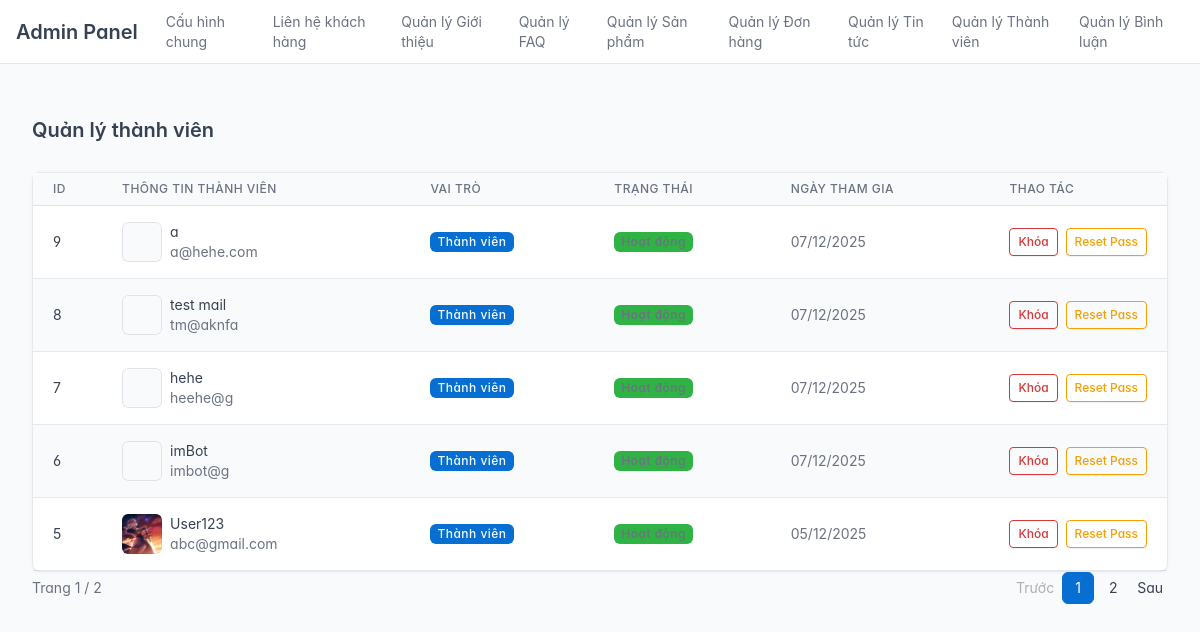
The app's page /public/index.php?url=admin/user/index (signed in) with its own data.
### tables this page shows
CREATE TABLE `users` (
  `id` int(11) NOT NULL,
  `username` varchar(50) NOT NULL,
  `email` varchar(100) NOT NULL,
  `password_hash` varchar(255) NOT NULL,
  `full_name` varchar(100) DEFAULT NULL,
  `avatar_url` varchar(255) DEFAULT 'default_avatar.png',
  `role` enum('member','admin') NOT NULL DEFAULT 'member',
  `status` enum('active','banned') NOT NULL DEFAULT 'active',
  `created_at` timestamp NOT NULL DEFAULT current_timestamp()
);

### app/libraries/Database.php (called while the page is built, shortened)
<?php
class Database
{
    private $host = DB_HOST;
    private $user = DB_USER;
    private $pass = DB_PASS;
    private $dbname = DB_NAME;
    private $dbh;
    private $stmt;
    public function __construct()
    {
        $dsn = 'mysql:host=' . $this->host . ';dbname=' . $this->dbname . ';charset=utf8';
        $options = [
            PDO::ATTR_PERSISTENT => true,
            PDO::ATTR_ERRMODE => PDO::ERRMODE_EXCEPTION,
            PDO::ATTR_DEFAULT_FETCH_MODE => PDO::FETCH_OBJ,
            PDO::ATTR_EMULATE_PREPARES => false,
        ];
        try
        {
            $this->dbh = new PDO($dsn, $this->user, $this->pass, $options);
        }
        catch (PDOException $e)
        {
            $this->error = $e->getMessage();
            echo $this->error;
        }
    }
    public function query($sql)
    {
        $this->stmt = $this->dbh->prepare($sql);
    }
    public function bind($param, $value, $type = null)
    {
        if (is_null($type))
        {
            switch(true)
            {
                case is_int($value):  $type = PDO::PARAM_INT; break;
            }
        }
        $this->stmt->bindValue($param, $value, $type);
    }
    public function execute()
    {
        return $this->stmt->execute();
    }
    public function resultSet()
    {
        $this->execute();
        return $this->stmt->fetchAll();
    }
    public function single()
    {
        $this->execute();
        return $this->stmt->fetch();
    }
}

### app/models/User.php (called while the page is built, shortened)
<?php
class User {
    private $db;
    public function __construct() {
        $this->db = new Database();
    }
    public function countAll() {
        $this->db->query("SELECT COUNT(*) as total FROM users");
        $row = $this->db->single();
        return $row->total;
    }
    public function getPaginated($limit, $offset) {
        $this->db->query("SELECT * FROM users ORDER BY created_at DESC LIMIT :limit OFFSET :offset");
        $this->db->bind(':limit', (int)$limit);
        $this->db->bind(':offset', (int)$offset);
        return $this->db->resultSet();
    }
}

### app/views/admin/users/list.php (the view)
<div class="container-xl">
    <div class="page-header d-print-none mb-4">
        <div class="row g-2 align-items-center">
            <div class="col">
                <h2 class="page-title">Quản lý thành viên</h2>
            </div>
        </div>
    </div>
    <div class="card">
        <div class="table-responsive">
            <table class="table table-vcenter card-table table-striped">
                <thead>
                    <tr>
                        <th>ID</th>
                        <th>Thông tin thành viên</th>
                        <th>Vai trò</th>
                        <th>Trạng thái</th>
                        <th>Ngày tham gia</th>
                        <th class="w-1">Thao tác</th>
                    </tr>
                </thead>
                <tbody>
                    <?php foreach ($users as $u): ?>
                    <tr>
                        <td><?= $u->id ?></td>
                        <td>
                            <div class="d-flex py-1 align-items-center">
                                <?php
                                    $avatar = !empty($u->avatar_url) ? URLROOT . "/public/" . $u->avatar_url : "https://ui-avatars.com/api/?name=" . urlencode($u->full_name);
                                ?>
                                <span class="avatar me-2" style="background-image: url(<?= $avatar ?>)"></span>
                                <div class="flex-fill">
                                    <div class="font-weight-medium"><?= htmlspecialchars($u->full_name) ?></div>
                                    <div class="text-muted"><a href="#" class="text-reset"><?= htmlspecialchars($u->email) ?></a></div>
                                </div>
                            </div>
                        </td>
                        <td>
                            <?php if ($u->role === 'admin'): ?>
                                <span class="badge bg-purple text-purple-fg">Quản trị viên</span>
                            <?php else: ?>
                                <span class="badge bg-blue text-blue-fg">Thành viên</span>
                            <?php endif; ?>
                        </td>
                        <td>
                            <?php if ($u->status === 'active'): ?>
                                <span class="badge bg-green">Hoạt động</span>
                            <?php else: ?>
                                <span class="badge bg-red">Đã khóa</span>
                            <?php endif; ?>
                        </td>
                        <td class="text-muted">
                            <?= date('d/m/Y', strtotime($u->created_at)) ?>
                        </td>
                        <td>
                            <div class="btn-list flex-nowrap">
                                <?php if ($u->role !== 'admin'): ?>
                                    <a href="<?= URLROOT ?>/public/index.php?url=admin/user/ban&id=<?= $u->id ?>"
                                       class="btn btn-sm <?= ($u->status === 'active') ? 'btn-outline-danger' : 'btn-outline-success' ?>">
                                        <?= ($u->status === 'active') ? 'Khóa' : 'Mở khóa' ?>
                                    </a>
                                    <a href="<?= URLROOT ?>/public/index.php?url=admin/user/reset&id=<?= $u->id ?>"
                                       class="btn btn-sm btn-outline-warning"
                                       onclick="return confirm('Bạn có chắc muốn reset mật khẩu của <?= $u->full_name ?> về 123456 không?');">
                                        Reset Pass
                                    </a>
                                <?php endif; ?>
                            </div>
                        </td>
                    </tr>
                    <?php endforeach; ?>
                </tbody>
            </table>
        </div>
        </div> <?php if (isset($totalPages) && $totalPages > 1): ?>
        <div class="card-footer d-flex align-items-center">
            <p class="m-0 text-muted">
                Trang <span><?= $page ?></span> / <span><?= $totalPages ?></span>
            </p>
            <ul class="pagination m-0 ms-auto">
                <li class="page-item <?= ($page <= 1) ? 'disabled' : '' ?>">
                    <a class="page-link" href="<?= URLROOT ?>/public/index.php?url=admin/user/index&page=<?= $page - 1 ?>">
                        Trước
                    </a>
                </li>
                <?php for ($i = 1; $i <= $totalPages; $i++): ?>
                    <?php if ($i == 1 || $i == $totalPages || ($i >= $page - 2 && $i <= $page + 2)): ?>
                        <li class="page-item <?= ($page == $i) ? 'active' : '' ?>">
                            <a class="page-link" href="<?= URLROOT ?>/public/index.php?url=admin/user/index&page=<?= $i ?>">
                                <?= $i ?>
                            </a>
                        </li>
                    <?php elseif ($i == $page - 3 || $i == $page + 3): ?>
                        <li class="page-item disabled"><a class="page-link" href="#">...</a></li>
                    <?php endif; ?>
                <?php endfor; ?>
                <li class="page-item <?= ($page >= $totalPages) ? 'disabled' : '' ?>">
                    <a class="page-link" href="<?= URLROOT ?>/public/index.php?url=admin/user/index&page=<?= $page + 1 ?>">
                        Sau
                    </a>
                </li>
            </ul>
        </div>
        <?php endif; ?>
        </div> </div>
    </div>
</div>

### records on screen
users: id "9", full_name "a", email "a@hehe.com", role "Thành viên", created_at "07/12/2025", status "Khóa"
users: id "8", full_name "test mail", email "tm@aknfa", role "Thành viên", created_at "07/12/2025", status "Khóa"
users: id "7", full_name "hehe", email "heehe@g", role "Thành viên", created_at "07/12/2025", status "Khóa"
users: id "6", full_name "imBot", email "imbot@g", role "Thành viên", created_at "07/12/2025", status "Khóa"
users: id "5", avatar_url (picture), full_name "User123", email "abc@gmail.com", role "Thành viên", created_at "05/12/2025", status "Khóa"

### other values on screen
$page "1"
$totalPages "2"
